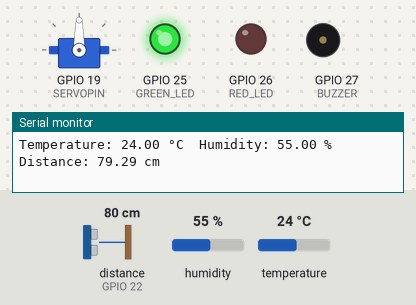
A sketch run on a simulated ESP32. Shown: servo, output pins drawn as LEDs (lit = HIGH), buzzer (waves = sounding, pin HIGH), the last lines printed to the serial monitor. Wiring (inferred from the names in the program): ultrasonic range finder: trigger GPIO 23; echo GPIO 22. The inputs (shaded band) are chosen by the test bench; at power-on: distance to the obstacle (sensor on GPIO 22) 80 cm, humidity 55 %, temperature 24 °C. The echo pulse lasts 58.3 µs per cm; pins used as bus, display or sensor lines are not drawn.

Above: at 2.8 s.
2.9 s: distance to the obstacle (sensor on GPIO 22) set to 12 cm
5.6 s: distance to the obstacle (sensor on GPIO 22) set to 9 cm
At 6.9 s:
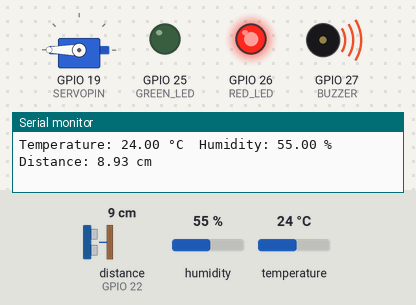
8.3 s: distance to the obstacle (sensor on GPIO 22) set to 18 cm
At 9.5 s:
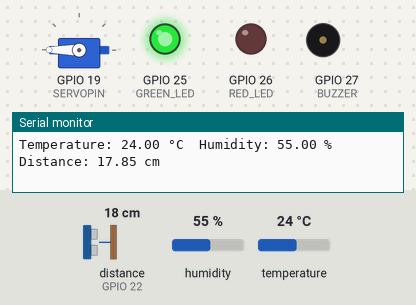
11.0 s: distance to the obstacle (sensor on GPIO 22) set to 2 cm
At 12.5 s:
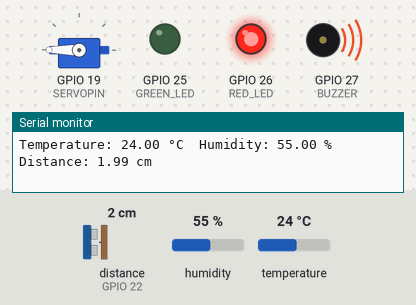
13.7 s: distance to the obstacle (sensor on GPIO 22) set to 35 cm
At 15.0 s:
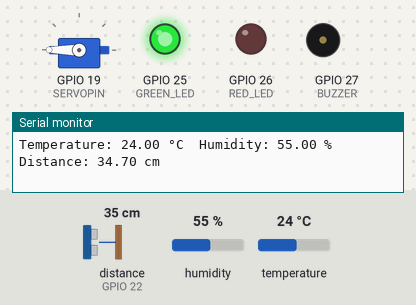
Timing chart, 0 to 16.7 s (numbered marks = the images above; inputs shaded):
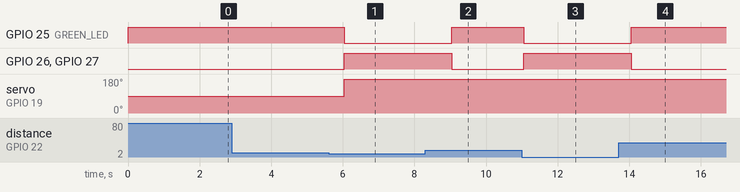

The sketch:

Egg-Monitoring-System.ino
```cpp
#include <DHT.h>
#include <ESP32Servo.h>

#define DHTPIN 18       // DHT22 Sensor connected to GPIO18
#define SERVOPIN 19     // Servo signal pin connected to GPIO19
#define ECHO_PIN 22     // Ultrasonic sensor echo pin connected to GPIO22
#define TRIG_PIN 23     // Ultrasonic sensor trigger pin connected to GPIO23
#define RED_LED 26      // Red LED pin connected to GPIO26
#define GREEN_LED 25    // Green LED pin connected to GPIO25
#define BUZZER 27       // Buzzer pin connected to GPIO27

#define DHTTYPE DHT22   // DHT sensor type

#define MIN_TEMP 30       // Minimum temperature threshold (in Celsius)
#define MAX_DISTANCE 10   // Maximum distance threshold (in cm)

DHT dht(DHTPIN, DHTTYPE);   // Initialize DHT object
Servo servo;                // Initialize Servo object

void setup() {
  Serial.begin(115200);                         // Start serial communication
  pinMode(RED_LED, OUTPUT);                     // Set red LED pin as output
  pinMode(GREEN_LED, OUTPUT);                   // Set green LED pin as output
  pinMode(BUZZER, OUTPUT);                      // Set buzzer pin as output
  pinMode(TRIG_PIN, OUTPUT);                    // Set trigger pin as output
  pinMode(ECHO_PIN, INPUT);                     // Set echo pin as input

  dht.begin();                                  // Initialize DHT sensor
  servo.attach(SERVOPIN);                       // Attach servo to SERVOPIN
}

void loop() {
  float temperature = dht.readTemperature();    // Read temperature from DHT sensor
  float humidity = dht.readHumidity();          // Read humidity from DHT sensor
  float distance = getDistance();               // Read distance from ultrasonic sensor

  Serial.print("Temperature: ");                // Print temperature value
  Serial.print(temperature);
  Serial.print(" °C\tHumidity: ");             // Print humidity value
  Serial.print(humidity);
  Serial.print(" %\tDistance: ");              // Print distance value
  Serial.print(distance);
  Serial.println(" cm");

  digitalWrite(RED_LED, LOW);                  // Turn off red LED

  if (distance > MAX_DISTANCE) {                // Check if distance is greater than maximum distance threshold
    digitalWrite(GREEN_LED, HIGH);              // Turn on green LED
    digitalWrite(BUZZER, LOW);                  // Turn off buzzer
    if (servo.attached()) {                      // Check if servo is attached
      servo.detach();                            // Detach servo
    }
  } else {
    digitalWrite(GREEN_LED, LOW);               // Turn off green LED
    digitalWrite(BUZZER, HIGH);                 // Turn on buzzer
    if (!servo.attached()) {                     // Check if servo is not attached
      servo.attach(SERVOPIN);                    // Attach servo
    }
    triggerAlert();                              // Call triggerAlert function
  }

  delay(2000);                                   // Delay for 2 seconds
}

float getDistance() {
  digitalWrite(TRIG_PIN, LOW);                   // Set trigger pin to LOW
  delayMicroseconds(2);                           // Wait for 2 microseconds
  digitalWrite(TRIG_PIN, HIGH);                  // Set trigger pin to HIGH
  delayMicroseconds(10);                          // Wait for 10 microseconds
  digitalWrite(TRIG_PIN, LOW);                   // Set trigger pin to LOW
  long duration = pulseIn(ECHO_PIN, HIGH);        // Measure duration of echo pin
  return duration * 0.034 / 2;                    // Calculate distance in cm
}

void triggerAlert() {
  digitalWrite(GREEN_LED, LOW);                  // Turn off green LED
  digitalWrite(RED_LED, HIGH);                   // Turn on red LED
  digitalWrite(BUZZER, HIGH);                    // Turn on buzzer
  servo.write(180);                               // Rotate servo to 180 degrees
  delay(1000);                                    // Delay for 1 second
}
```

Measured:
- the behaviour switches between 11 and 10 cm on distance to the obstacle (sensor on GPIO 22) (found by bisection; images 0 and 1)
- after the input at 5.6 s, GPIO 25 (GREEN_LED): HIGH → LOW after 0.43 s; GPIO 26 (RED_LED), GPIO 27 (BUZZER): LOW → HIGH after 0.43 s; servo on GPIO 19 (SERVOPIN): 90° → 180° after 0.43 s
- after the input at 8.3 s, GPIO 25 (GREEN_LED): LOW → HIGH after 0.74 s; GPIO 26 (RED_LED), GPIO 27 (BUZZER): HIGH → LOW after 0.74 s
- after the input at 11.0 s, GPIO 25 (GREEN_LED): HIGH → LOW after 0.05 s; GPIO 26 (RED_LED), GPIO 27 (BUZZER): LOW → HIGH after 0.05 s
- after the input at 13.7 s, GPIO 25 (GREEN_LED): LOW → HIGH after 0.36 s; GPIO 26 (RED_LED), GPIO 27 (BUZZER): HIGH → LOW after 0.36 s
